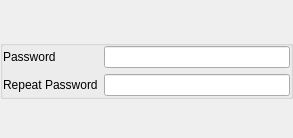
<?xml version="1.0" encoding="UTF-8"?>
<ui version="4.0">
 <class>PasswordWidget</class>
 <widget class="QWidget" name="PasswordWidget">
  <property name="geometry">
   <rect>
    <x>0</x>
    <y>0</y>
    <width>293</width>
    <height>138</height>
   </rect>
  </property>
  <property name="windowTitle">
   <string>Form</string>
  </property>
  <layout class="QVBoxLayout" name="verticalLayout">
   <property name="spacing">
    <number>0</number>
   </property>
   <property name="leftMargin">
    <number>0</number>
   </property>
   <property name="topMargin">
    <number>0</number>
   </property>
   <property name="rightMargin">
    <number>0</number>
   </property>
   <property name="bottomMargin">
    <number>0</number>
   </property>
   <item>
    <widget class="QLabel" name="descriptionLabel">
     <property name="text">
      <string/>
     </property>
    </widget>
   </item>
   <item>
    <widget class="QGroupBox" name="passwordFields">
     <property name="title">
      <string/>
     </property>
     <property name="flat">
      <bool>true</bool>
     </property>
     <layout class="QFormLayout" name="passwordFieldsLayout">
      <property name="leftMargin">
       <number>0</number>
      </property>
      <property name="topMargin">
       <number>0</number>
      </property>
      <property name="rightMargin">
       <number>0</number>
      </property>
      <property name="bottomMargin">
       <number>0</number>
      </property>
      <item row="0" column="0">
       <widget class="QLabel" name="passwordLabel">
        <property name="text">
         <string>Password</string>
        </property>
       </widget>
      </item>
      <item row="0" column="1">
       <widget class="QLineEdit" name="passwordLineEdit">
        <property name="echoMode">
         <enum>QLineEdit::Password</enum>
        </property>
       </widget>
      </item>
      <item row="1" column="0">
       <widget class="QLabel" name="repeatPasswordLabel">
        <property name="text">
         <string>Repeat Password</string>
        </property>
       </widget>
      </item>
      <item row="1" column="1">
       <widget class="QLineEdit" name="repeatPasswordLineEdit">
        <property name="echoMode">
         <enum>QLineEdit::Password</enum>
        </property>
       </widget>
      </item>
     </layout>
    </widget>
   </item>
   <item>
    <widget class="QLabel" name="validationMessage">
     <property name="palette">
      <palette>
       <active>
        <colorrole role="WindowText">
         <brush brushstyle="SolidPattern">
          <color alpha="255">
           <red>255</red>
           <green>0</green>
           <blue>0</blue>
          </color>
         </brush>
        </colorrole>
       </active>
       <inactive>
        <colorrole role="WindowText">
         <brush brushstyle="SolidPattern">
          <color alpha="255">
           <red>255</red>
           <green>0</green>
           <blue>0</blue>
          </color>
         </brush>
        </colorrole>
       </inactive>
       <disabled>
        <colorrole role="WindowText">
         <brush brushstyle="SolidPattern">
          <color alpha="255">
           <red>128</red>
           <green>128</green>
           <blue>128</blue>
          </color>
         </brush>
        </colorrole>
       </disabled>
      </palette>
     </property>
     <property name="text">
      <string/>
     </property>
     <property name="margin">
      <number>12</number>
     </property>
    </widget>
   </item>
  </layout>
 </widget>
 <resources/>
 <connections/>
</ui>
